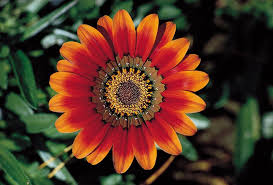
#> input picture contour.jpeg, 273 x 185 px
$ python 11-Contour.py
#> lines starting #> are read from the running program, lines starting #| are printed output that depends on the picture; after the words box and inside, x2 and y2 are one past the last pixel; in counts of white or black regions, pixels touching at a corner belong together
import cv2
import numpy as np

# Load the image
image = cv2.imread("contour.jpeg")
#> image is the input picture: shape (185, 273, 3); mean B, G, R 35.9, 53.5, 83.5

# Convert the image to grayscale
gray = cv2.cvtColor(image, cv2.COLOR_BGR2GRAY)
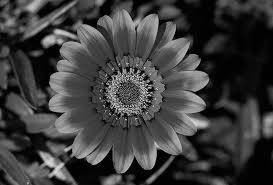
#> gray: shape (185, 273); min 0, max 228, mean 60.5

# Apply binary thresholding


ret, thresh = cv2.threshold(gray, 0, 255, cv2.THRESH_BINARY_INV +
cv2.THRESH_OTSU)
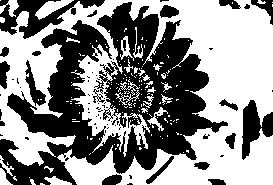
#> thresh: shape (185, 273); 55.1% white; 71 black regions (50 under 20 px)
#> ret = 64

# Find contours
contours, hierarchy = cv2.findContours(thresh, cv2.RETR_EXTERNAL,
cv2.CHAIN_APPROX_SIMPLE)
#> contours = 162 contours, 149 with area under 20; largest, box (x1, y1, x2, y2) and area: (0, 0, 273, 185) 25728, (35, 0, 74, 20) 286, (120, 36, 134, 61) 120, (0, 0, 19, 17) 118, (44, 176, 72, 185) 107


# Create a copy of the original image to draw contours on
contour_image = image.copy()

# Draw contours on the image
cv2.drawContours(contour_image, contours, -1, (0, 255, 0), 2)
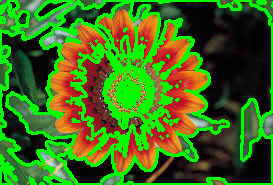
#> contour_image: shape (185, 273, 3); mean B, G, R 24.4, 111.6, 59.9

# Display the original and contour images
cv2.imshow('Original Image', image)
cv2.imshow('Contours', contour_image)

# Wait for a key press to close the windows
cv2.waitKey(0)
cv2.destroyAllWindows()
